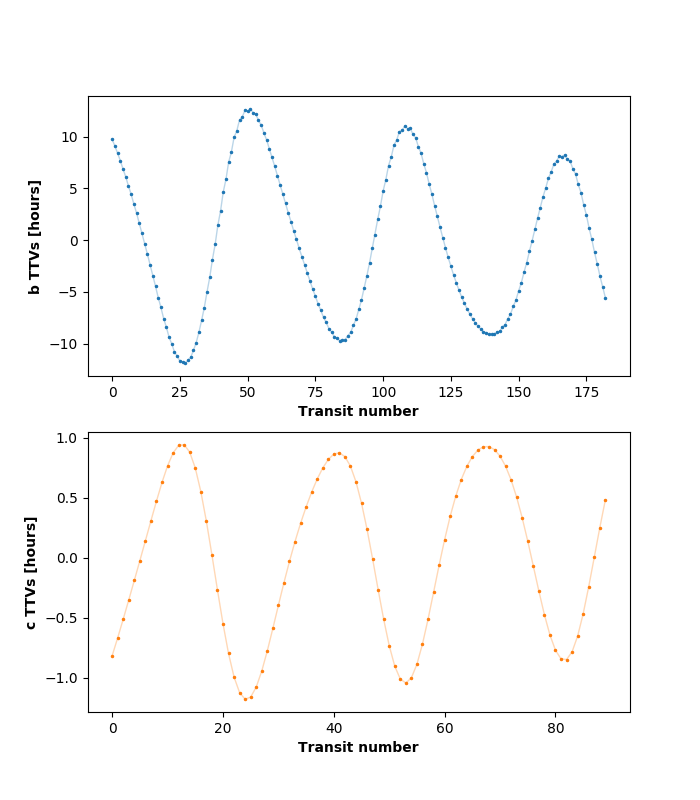

Python code for this plot:
"""KOI 142 test for Ben Montet."""
from ttv_devil import Body, System, SECOND, MINUTE, HOUR
import matplotlib.pyplot as pl


def KingOfTTVs(days=2000):
    """Plot the TTV curves for KOI 142 b and c."""
    # Star (at origin)
    star = Body('star', 0.956, 0, 0, 0, 0, 0, 0)

    # Planet b
    b = Body('b', 0.00003398527, 2.468048754640008e-02, 1.430942213992328e-03,
             9.273805877239813e-02, -5.284347573571933e-02,
             1.696196988487972e-04, 1.099289785917278e-02)

    # Planet c
    c = Body('c', 0.00061365001, 1.290927890560793e-01, -6.260295033163559e-03,
             -6.524922742997734e-02, 1.952208933275210e-02,
             2.894719946941922e-03, 4.081951683817600e-02)

    # Integration start (days)
    t0 = 54.627020

    # REBOUND timestep
    dt_reb = 1 * MINUTE

    # Search for transits every...
    dt_trn = 12 * HOUR

    # Transit time tolerance
    tol = 1 * SECOND

    # Compute
    system = System(star, b, c, dt_reb=dt_reb, dt_trn=dt_trn, tol=tol)
    system.compute(t0, t0 + days)

    # NOTE: The ttvs are stored in b.ttvs
    # but the actual transit times are stored in b.transit_times

    # Plot
    fig, ax = pl.subplots(2, figsize=(7, 8))
    ax[0].plot(range(b.nt), b.ttvs / HOUR, '.', ms=3, color='C0')
    ax[0].plot(range(b.nt), b.ttvs / HOUR, '-', color='C0', lw=1, alpha=0.3)
    ax[1].plot(range(c.nt), c.ttvs / HOUR, '.', ms=3, color='C1')
    ax[1].plot(range(c.nt), c.ttvs / HOUR, '-', color='C1', lw=1, alpha=0.3)
    ax[0].set_ylabel('b TTVs [hours]', fontweight='bold')
    ax[1].set_ylabel('c TTVs [hours]', fontweight='bold')
    ax[0].set_xlabel('Transit number', fontweight='bold')
    ax[1].set_xlabel('Transit number', fontweight='bold')
    pl.show()


if __name__ == "__main__":
    KingOfTTVs()
